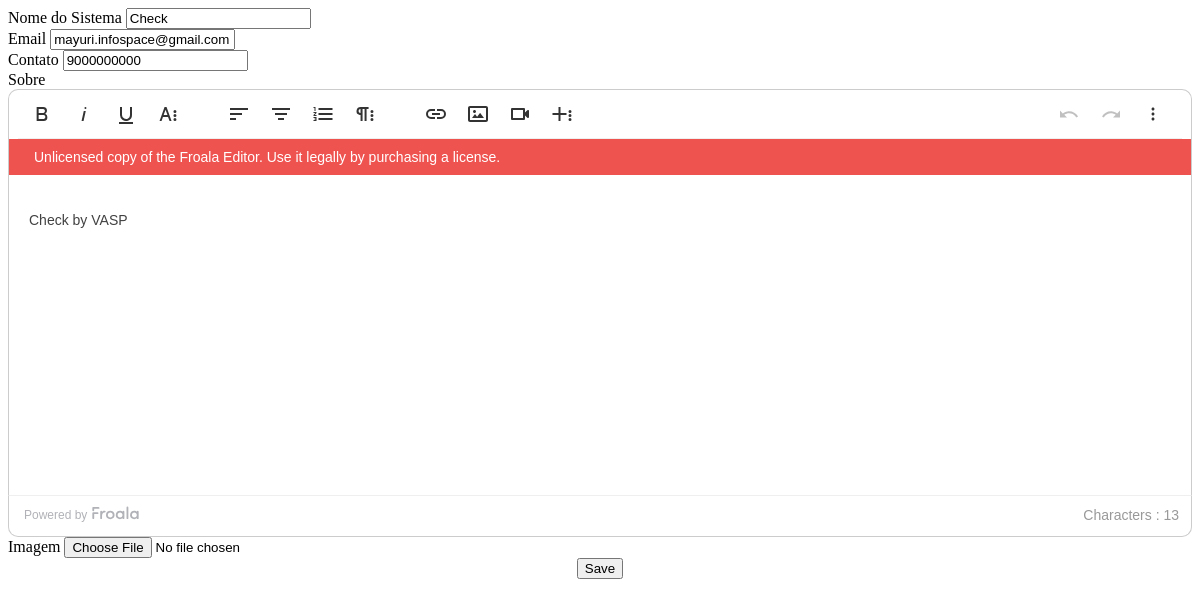
Before: /site_settings.php with the older database file.
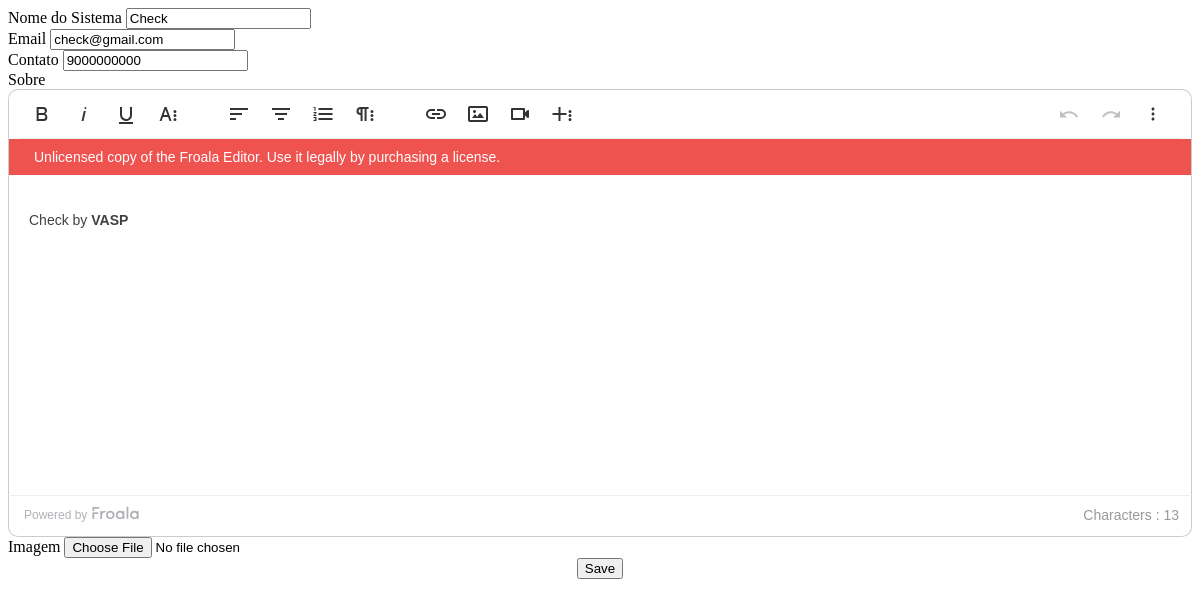
After: the same page with the newer database file.
### tables this page shows
CREATE TABLE `system_settings` (
  `id` int(30) NOT NULL,
  `name` text NOT NULL,
  `email` varchar(200) NOT NULL,
  `contact` varchar(20) NOT NULL,
  `cover_img` text NOT NULL,
  `about_content` text NOT NULL
);

### site_settings.php (the view, shortened to what this page needs)
<link rel="stylesheet" href="assets/wysiwyg/css/froala_editor.css">
  <link rel="stylesheet" href="assets/wysiwyg/css/froala_style.css">
  <link rel="stylesheet" href="assets/wysiwyg/css/plugins/code_view.css">
  <link rel="stylesheet" href="assets/wysiwyg/css/plugins/draggable.css">
  <link rel="stylesheet" href="assets/wysiwyg/css/plugins/colors.css">
  <link rel="stylesheet" href="assets/wysiwyg/css/plugins/emoticons.css">
  <link rel="stylesheet" href="assets/wysiwyg/css/plugins/image_manager.css">
  <link rel="stylesheet" href="assets/wysiwyg/css/plugins/image.css">
  <link rel="stylesheet" href="assets/wysiwyg/css/plugins/line_breaker.css">
  <link rel="stylesheet" href="assets/wysiwyg/css/plugins/table.css">
  <link rel="stylesheet" href="assets/wysiwyg/css/plugins/char_counter.css">
  <link rel="stylesheet" href="assets/wysiwyg/css/plugins/video.css">
  <link rel="stylesheet" href="assets/wysiwyg/css/plugins/fullscreen.css">
  <link rel="stylesheet" href="assets/wysiwyg/css/plugins/file.css">
  <link rel="stylesheet" href="assets/wysiwyg/css/plugins/quick_insert.css">
  <link rel="stylesheet" href="assets/wysiwyg/css/plugins/help.css">
  <link rel="stylesheet" href="assets/wysiwyg/css/third_party/spell_checker.css">
  <link rel="stylesheet" href="assets/wysiwyg/css/plugins/special_characters.css">
<?php
include 'db_connect.php';
$qry = $conn->query("SELECT * from system_settings limit 1");
if($qry->num_rows > 0){
	foreach($qry->fetch_array() as $k => $val){
		$meta[$k] = $val;
	}
}
 ?>
<div class="container-fluid">
	<div class="card col-lg-12">
		<div class="card-body">
			<form action="" id="manage-settings">
				<div class="form-group">
					<label for="name" class="control-label">Nome do Sistema</label>
					<input type="text" class="form-control" id="name" name="name" value="<?php echo isset($meta['name']) ? $meta['name'] : '' ?>" required>
				</div>
				<div class="form-group">
					<label for="email" class="control-label">Email</label>
					<input type="email" class="form-control" id="email" name="email" value="<?php echo isset($meta['email']) ? $meta['email'] : '' ?>" required>
				</div>
				<div class="form-group">
					<label for="contact" class="control-label">Contato</label>
					<input type="text" class="form-control" id="contact" name="contact" value="<?php echo isset($meta['contact']) ? $meta['contact'] : '' ?>" required>
				</div>
				<div class="form-group">
					<label for="about" class="control-label">Sobre</label>
				</div>
				<div class="form-group">
					<label for="" class="control-label">Imagem</label>
					<input type="file" class="form-control" name="img" onchange="displayImg(this,$(this))">
				</div>
				<center>
					<button class="btn btn-info btn-primary btn-block col-md-2">Save</button>
				</center>
			</form>
		</div>
	</div>
</div>

Changed rows visible on the page:
changed system_settings "Check": email "mayuri.infospace@gmail.com" → "check@gmail.com"
